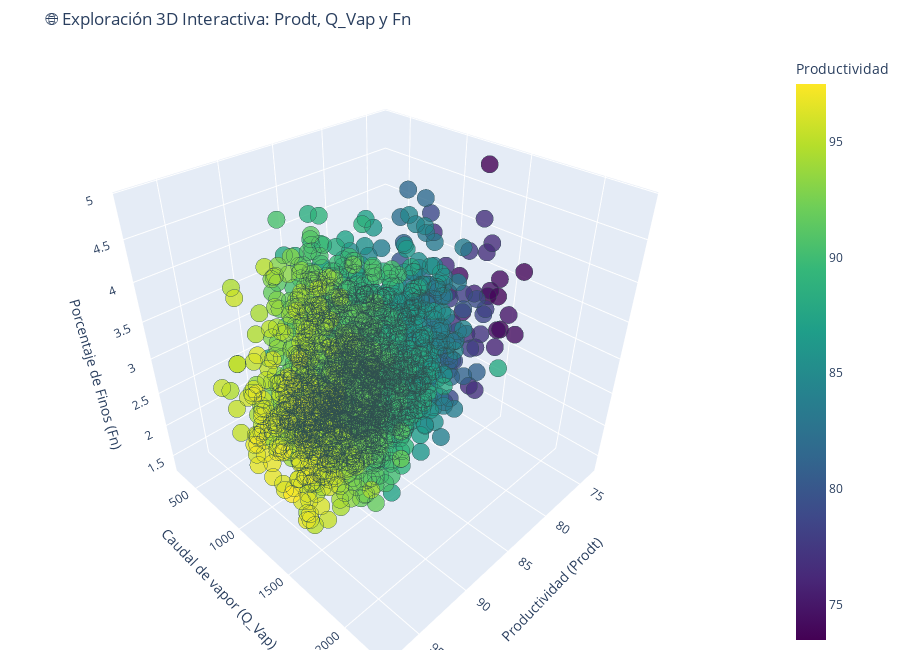

Notebook code for this chart:
### Code cell
import pandas as pd
import plotly.graph_objects as go
import os

# Cargar los datos
df = pd.read_csv("model_DeepCQL3_Pelt/cumplimientos.csv", sep=';', encoding='latin-1')

# Eliminar posibles valores nulos
df = df.dropna(subset=['Prodt', 'Q_Vap', 'Fn'])

# Crear gráfico 3D interactivo
fig = go.Figure(data=[go.Scatter3d(
    x=df['Prodt'],
    y=df['Q_Vap'],
    z=df['Fn'],
    mode='markers',
    marker=dict(
        size=6,
        color=df['Prodt'],  # Usar Prodt para color
        colorscale='Viridis',
        colorbar=dict(title='Productividad'),
        opacity=0.8,
        line=dict(width=0.5, color='DarkSlateGrey')
    ),
    text=[f"Prodt: {p:.3f}<br>Q_Vap: {q:.2f}<br>Fn: {f:.2f}"
          for p, q, f in zip(df['Prodt'], df['Q_Vap'], df['Fn'])]
)])

# Configurar layout
fig.update_layout(
    scene=dict(
        xaxis_title='Productividad (Prodt)',
        yaxis_title='Caudal de vapor (Q_Vap)',
        zaxis_title='Porcentaje de Finos (Fn)'
    ),
    title="🌐 Exploración 3D Interactiva: Prodt, Q_Vap y Fn",
    margin=dict(l=0, r=0, b=0, t=50),
    height=650
)

# Crear carpeta si no existe
os.makedirs("model_DeepCQL3_Pelt", exist_ok=True)

# Guardar como archivo interactivo HTML
fig.write_html("model_DeepCQL3_Pelt/grafico_3D_Prodt_Qvap_Fn.html")

# Mostrar en entorno interactivo
fig.show()

### Figure 1 — Plotly figure (JSON) as saved in the notebook; plotly's stock layout.template omitted (floating-point values rounded to 4 significant figures; data arrays with more than 128 entries replaced by an {"elided": "..."} marker saying what was removed)
{"data": [{"marker": {"color": {"elided": "1907 float values"}, "colorbar": {"title": {"text": "Productividad"}}, "colorscale": [[0, "#440154"], [0.1111, "#482878"], [0.2222, "#3e4989"], [0.3333, "#31688e"], [0.4444, "#26828e"], [0.5556, "#1f9e89"], [0.6667, "#35b779"], [0.7778, "#6ece58"], [0.8889, "#b5de2b"], [1, "#fde725"]], "line": {"color": "DarkSlateGrey", "width": 0.5}, "opacity": 0.8, "size": 6}, "mode": "markers", "text": {"elided": "1907 str values"}, "type": "scatter3d", "x": {"elided": "1907 float values"}, "y": {"elided": "1907 float values"}, "z": {"elided": "1907 float values"}}], "layout": {"height": 650, "margin": {"b": 0, "l": 0, "r": 0, "t": 50}, "scene": {"xaxis": {"title": {"text": "Productividad (Prodt)"}}, "yaxis": {"title": {"text": "Caudal de vapor (Q_Vap)"}}, "zaxis": {"title": {"text": "Porcentaje de Finos (Fn)"}}}, "title": {"text": "🌐 Exploración 3D Interactiva: Prodt, Q_Vap y Fn"}}}
